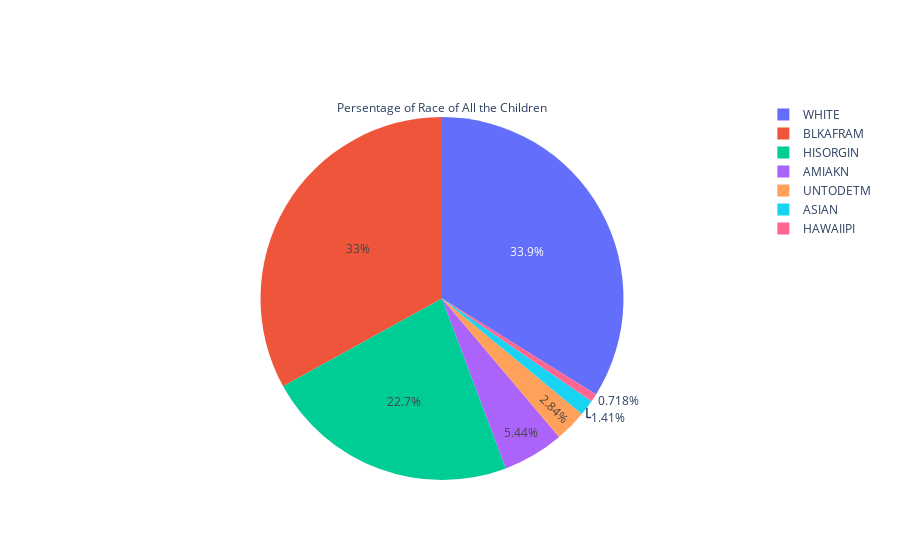

This figure's notebook cell:
### Code cell
USA[['AMIAKN','ASIAN','BLKAFRAM','HAWAIIPI','WHITE','UNTODETM','HISORGIN']].sum()
labels=USA[['AMIAKN','ASIAN','BLKAFRAM','HAWAIIPI','WHITE','UNTODETM','HISORGIN']].sum().index
values=USA[['AMIAKN','ASIAN','BLKAFRAM','HAWAIIPI','WHITE','UNTODETM','HISORGIN']].sum().tolist()
fig = go.Figure(data=[go.Pie(labels=labels, values=values,title='Persentage of Race of All the Children')])
fig.write_html(path+'child-race.html')
fig.show()

### Figure 1 — Plotly figure (JSON) as saved in the notebook; plotly's stock layout.template omitted (floating-point values rounded to 4 significant figures)
{"data": [{"labels": ["AMIAKN", "ASIAN", "BLKAFRAM", "HAWAIIPI", "WHITE", "UNTODETM", "HISORGIN"], "title": {"text": "Persentage of Race of All the Children"}, "type": "pie", "values": [32460, 8380, 196967, 4281, 201992, 16937, 135377]}], "layout": {}}
